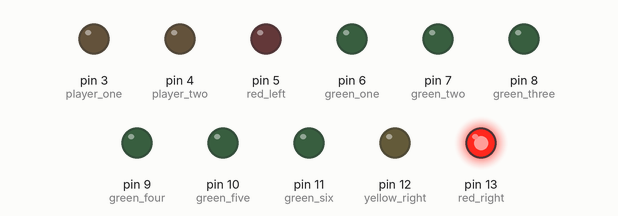
This sketch was run on a simulated Arduino Uno, built with avr-gcc and run on an emulated ATmega328P. On the bench: output pins drawn as LEDs (lit = HIGH).

Above: at 0.04 s.
Timing chart, 0 to 3.0 s (numbered marks = the images above):
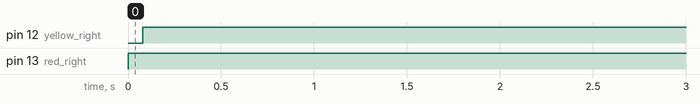

Measured:
- by itself, pin 12 (yellow_right): LOW → HIGH at 0.08 s
- by itself, pin 13 (red_right): LOW → HIGH at 0.00 s

The sketch:

programming.ino
```cpp
int red_right = 13;
int yellow_right = 12;
int green_six = 11;
int green_five = 10;
int green_four = 9;
int green_three = 8;
int green_two = 7;
int green_one = 6;
int red_left = 5;
int player_one = 3;
int player_two = 4;
void setup()
{
  pinMode(red_right, OUTPUT);
  pinMode(yellow_right, OUTPUT);
  pinMode(green_six, OUTPUT);
  pinMode(green_five, OUTPUT);
  pinMode(green_four, OUTPUT);
  pinMode(green_three, OUTPUT);
  pinMode(green_two, OUTPUT);
  pinMode(green_one, OUTPUT);
  pinMode(red_left, OUTPUT);
  pinMode(player_one, OUTPUT);
  pinMode(player_two, OUTPUT);
}

void loop()
{
  digitalWrite(red_right, HIGH);
  delay(80);
  digitalWrite(13, 0);
  digitalWrite(12, 1);
}
```
